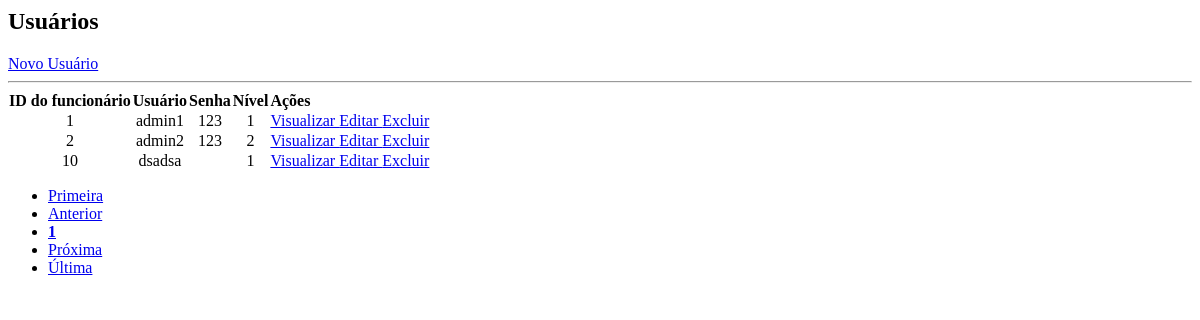
The page /static/contents/usuário/lista_usu.php on the database as committed earlier.
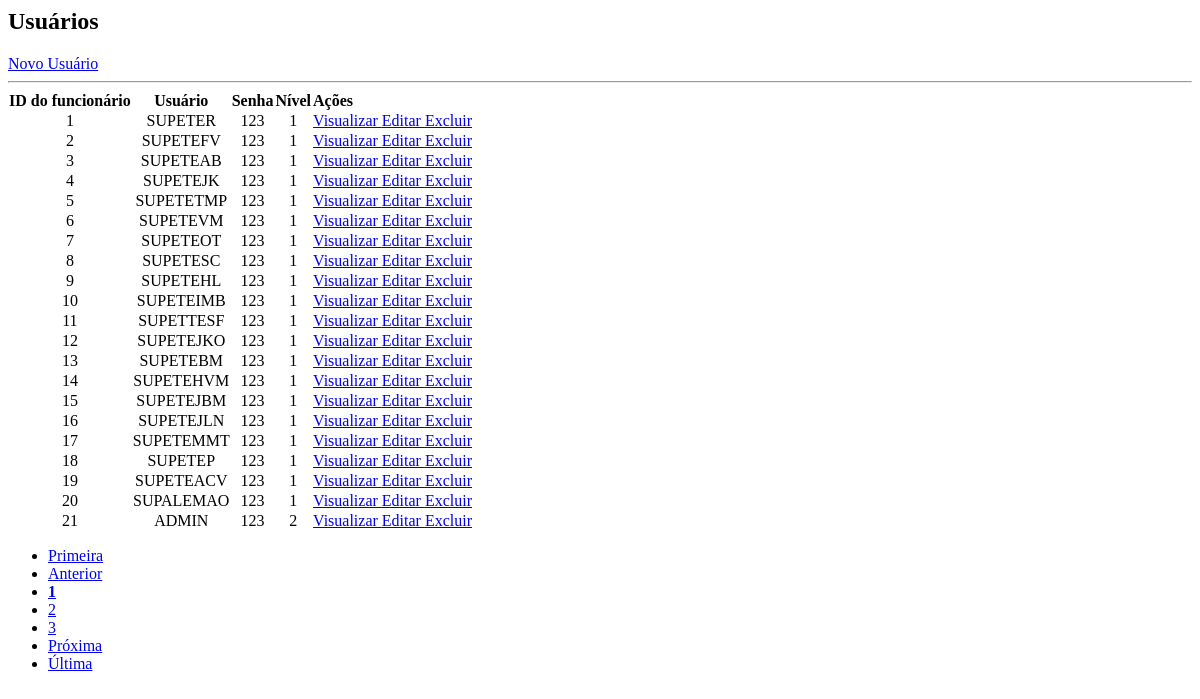
The same page on the database as committed later.
### tables this page shows
CREATE TABLE IF NOT EXISTS `usuarios` (
  `id_func` int(11) NOT NULL,
  `usuario` varchar(25) DEFAULT NULL,
  `senha` varchar(40) DEFAULT NULL,
  `nivel` int(1) unsigned DEFAULT 1,
  PRIMARY KEY (`id_func`) USING BTREE,
  UNIQUE KEY `usuario` (`usuario`) USING BTREE,
  KEY `nivel` (`nivel`) USING BTREE,
  CONSTRAINT `FK_usuarios_funcionario` FOREIGN KEY (`id_func`) REFERENCES `funcionario` (`id_func`) ON DELETE CASCADE ON UPDATE CASCADE
);

### static/contents/usuário/lista_usu.php (the view, shortened to what this page needs)
<div class="container-fluid">
	<div id="top" class="row">
		<div class="col-md-11">
			<h2>Usuários</h2>
		</div>
		<div class="col-md-1">
			<a href="?page=addusu" class="btn btn-primary pull-right h2">Novo Usuário</a>
		</div>
	</div>
	<hr/>
	<?php
	$data = mysqli_query($con, "select * from usuarios ORDER BY id_func ASC") or die(mysqli_error());
	?>
	<div id="bloco-list-pag">
		<div id="list" class="row">
			<div class="table-responsive col-md-12">
				<?php
					$quantidade = 5;
					$pagina = (isset($_GET['pagina'])) ? (int)$_GET['pagina'] : 1;
					echo "<table class='table table-striped' cellspacing='0' cellpading='0'>";
					echo "<thead><tr>";
					echo "<td class='centro'><strong>ID do funcionário</strong></td>";
					echo "<td class='centro'><strong>Usuário</strong></td>";
					echo "<td class='centro'><strong>Senha</strong></td>";
					echo "<td class='centro'><strong>Nível</strong></td>";
					echo "<td class='actions d-flex justify-content-center'><strong>Ações</strong></td>";
					echo "</tr></thead><tbody>";
					while($info = mysqli_fetch_array($data)){
						echo "<tr>";
						echo "<td class='centro'>".$info['id_func']."</td>";
						echo "<td class='centro'>".$info['usuario']."</td>";
						echo "<td class='centro'>".$info['senha']." </td>";
						echo "<td class='centro'>".$info['nivel']." </td>";
						echo "<td class='actions btn-group-sm d-flex justify-content-center'>";
						echo "<a class='btn btn-success btn-xs' href=?page=view_usu&id_func=".$info['id_func']."> Visualizar </a>";
						echo "<a class='btn btn-warning btn-xs' href=?page=edit_usu&id_func=".$info['id_func']."> Editar </a>";
						echo "<a href=?page=excluir_usu&id_func=".$info['id_func']." class='btn btn-danger btn-xs'> Excluir </a></td>";
					}
				echo "</tr></tbody></table>";
			?>
		</div>
	</div>
	<div id="bottom" class="row">
			<div class="col-md-12">
				<?php
					$sqlTotal 		= "select id_func from usuarios;";
					$qrTotal  		= mysqli_query($con, $sqlTotal) or die (mysqli_error());
					$numTotal 		= mysqli_num_rows($qrTotal);
					$totalpagina = (ceil($numTotal/$quantidade)<=0) ? 1 : ceil($numTotal/$quantidade);
					$exibir = 3;
					$anterior = (($pagina-1) <= 0) ? 1 : $pagina - 1;
					$posterior = (($pagina+1) >= $totalpagina) ? $totalpagina : $pagina+1;
					echo "<ul class='pagination'>";
					echo "<li class='page-item'><a class='page-link' href='?page=lista_usu&pagina=1'> Primeira</a></li> ";
					echo "<li class='page-item'><a class='page-link' href=\"?page=lista_usu&pagina=$anterior\"> Anterior</a></li> ";
					echo "<li class='page-item'><a class='page-link' href='?page=lista_usu&pagina=".$pagina."'><strong>".$pagina."</strong></a></li> ";
					for($i = $pagina+1; $i < $pagina+$exibir; $i++){
						if($i <= $totalpagina)
						echo "<li class='page-item'><a class='page-link' href='?page=lista_usu&pagina=".$i."'> ".$i." </a></li> ";
					}
					echo "<li class='page-item'><a class='page-link' href=\"?page=lista_usu&pagina=$posterior\"> Pr&oacute;xima</a></li> ";
					echo "<li class='page-item'><a class='page-link' href=\"?page=lista_usu&pagina=$totalpagina\"> &Uacute;ltima</a></li></ul>";
				?>
			</div>
		</div>
	</div>
</div>

### static/contents/usuário/lista_usu.php (style rules this page uses)
.centro { text-align:center; }

Rows that differ between the two databases and show on the page:
changed usuarios id 1: usuario "admin1" → "SUPETER"
changed usuarios id 2: usuario "admin2" → "SUPETEFV"; nivel "2" → "1"
added usuarios: id_func "3", usuario "SUPETEAB", senha "123", nivel "1"
added usuarios: id_func "4", usuario "SUPETEJK", senha "123", nivel "1"
added usuarios: id_func "5", usuario "SUPETETMP", senha "123", nivel "1"
added usuarios: id_func "6", usuario "SUPETEVM", senha "123", nivel "1"
added usuarios: id_func "7", usuario "SUPETEOT", senha "123", nivel "1"
added usuarios: id_func "8", usuario "SUPETESC", senha "123", nivel "1"
added usuarios: id_func "9", usuario "SUPETEHL", senha "123", nivel "1"
changed usuarios id 10: usuario "dsadsa" → "SUPETEIMB"; senha (not shown) → "123"
added usuarios: id_func "11", usuario "SUPETTESF", senha "123", nivel "1"
added usuarios: id_func "12", usuario "SUPETEJKO", senha "123", nivel "1"
added usuarios: id_func "13", usuario "SUPETEBM", senha "123", nivel "1"
added usuarios: id_func "14", usuario "SUPETEHVM", senha "123", nivel "1"
added usuarios: id_func "15", usuario "SUPETEJBM", senha "123", nivel "1"
added usuarios: id_func "16", usuario "SUPETEJLN", senha "123", nivel "1"
added usuarios: id_func "17", usuario "SUPETEMMT", senha "123", nivel "1"
added usuarios: id_func "18", usuario "SUPETEP", senha "123", nivel "1"
added usuarios: id_func "19", usuario "SUPETEACV", senha "123", nivel "1"
added usuarios: id_func "20", usuario "SUPALEMAO", senha "123", nivel "1"
added usuarios: id_func "21", usuario "ADMIN", senha "123", nivel "2"
Other text that changed with them:
new list line: "2"
new list line: "3"
